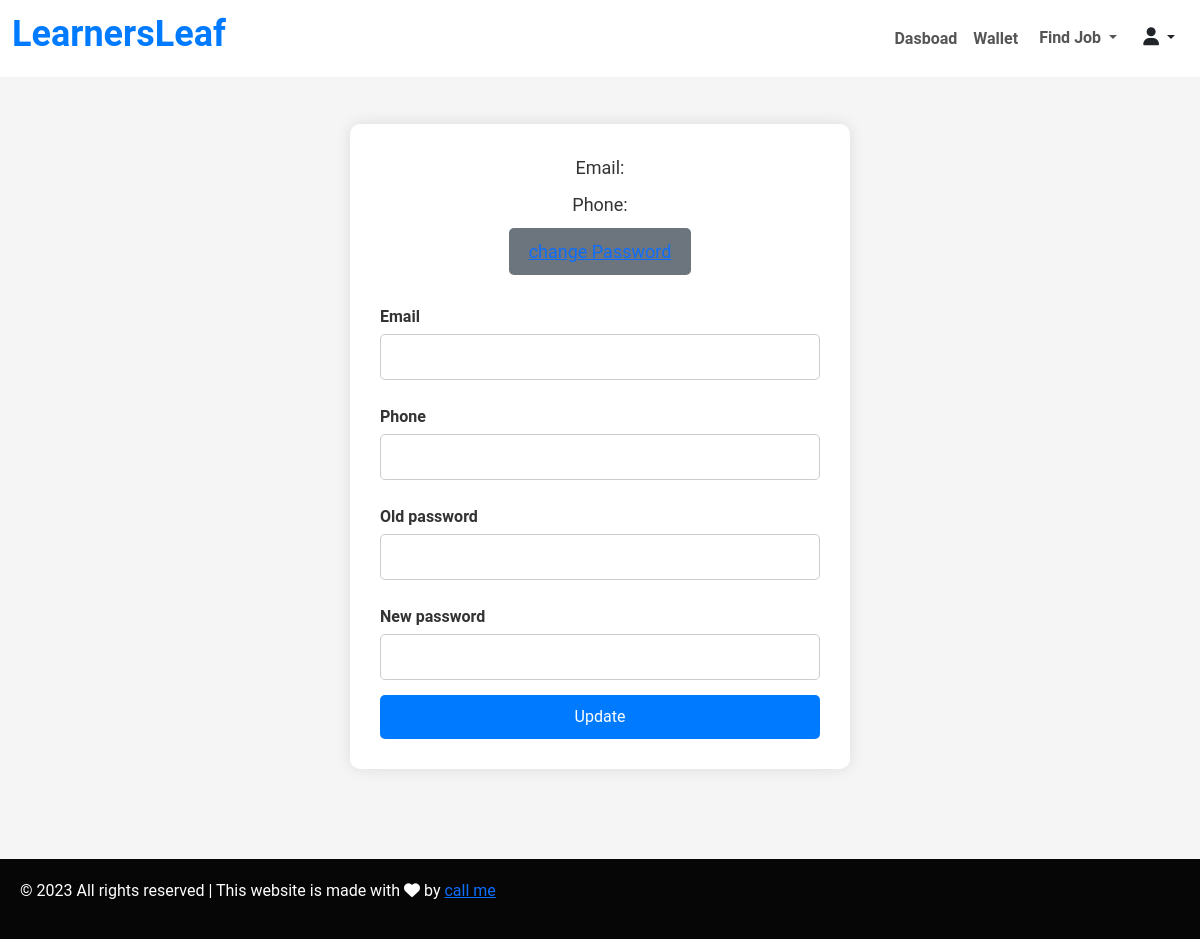
The app's page /t_contact/ipcsnandha@gmail.com, older data.
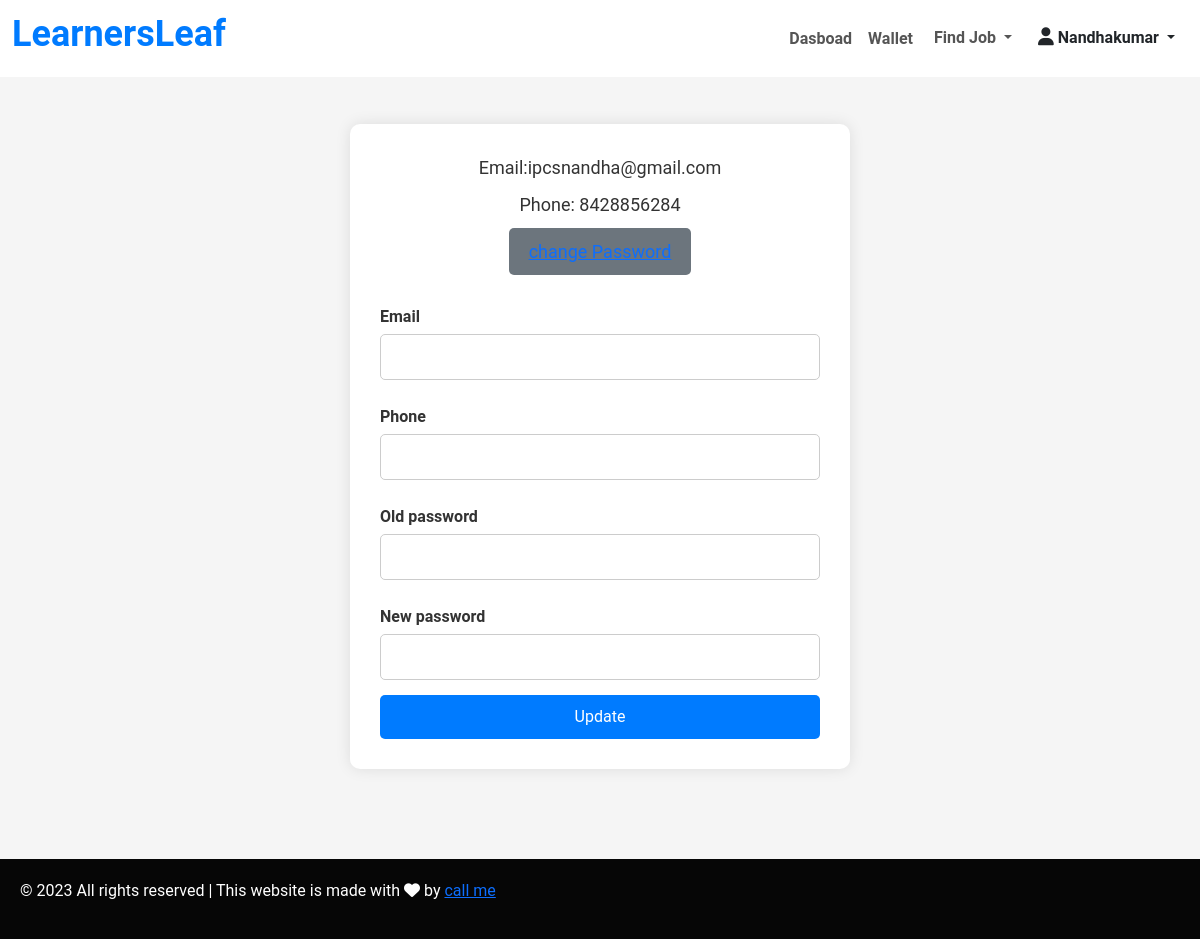
The same page, newer data.
### kovai_app/models.py (models this page shows, shortened)
class TutorRegistration(models.Model):
    GENDER_CHOICES = [
        ('male', 'Male'),
        ('female', 'Female'),
    ]
    TEACHING_TYPES = [
        ('individual_teaching', 'Individual Teaching'),
        ('teaching_company', 'Teaching Company'),
    ]
    DEGREE_TYPES = [
        ('Secondary', 'Secondary'),
        ('Higher_Secondary', 'Higher Secondary'),
        ('Diploma', 'Diploma'),
        ('Graduation', 'Graduation'),
        ('AdvancedDiploma', 'Advanced Diploma'),
        ('PostGraduation', 'Post Graduation'),
        ('Doctorate/PhD', 'Doctorate/PhD'),
        ('Certification', 'Certification'),
        ('Other', 'Other'),
    ]
    ASSOCIATION_CHOICES = [
        ('parttime', 'Part time'),
        ('fulltime', 'Full time'),
        ('Correspondence', 'Correspondence / Distance Learning'),
    ]
    FEE_CHOICES = [
        ('per_hour', 'per hour'),
        ('per_month', 'per month'),
        ('per_year', 'per year'),
    ]
    INTEREST_CHOICES = [
        ('online_teaching', 'Online teaching'),
        ('offline_teaching', 'Offline teaching'),
        ('full_time', 'Full Time'),
        ('part_time', 'Part Time'),
        ('both', 'Both'),
    ]
    user = models.OneToOneField(User, on_delete=models.CASCADE,null=True,blank=True)
    name = models.CharField(max_length=255)
    email = models.EmailField()
    password = models.CharField(max_length=255)
    confirm_password = models.CharField(max_length=255)
    types = models.CharField(max_length=50, choices=TEACHING_TYPES, null=True, blank=True)
    strength = models.CharField(max_length=255, null=True, blank=True)
    gender = models.CharField(max_length=10, choices=GENDER_CHOICES, null=True, blank=True)
    date_of_birth = models.DateField(null=True, blank=True)
    language = models.CharField(max_length=50, choices=TEACHING_TYPES, null=True, blank=True)
    language_two=models.CharField(max_length=50, choices=TEACHING_TYPES, null=True, blank=True)
    language_three=models.CharField(max_length=50, choices=TEACHING_TYPES, null=True, blank=True)
    language_four=models.CharField(max_length=50, choices=TEACHING_TYPES, null=True, blank=True)
    language_five=models.CharField(max_length=50, choices=TEACHING_TYPES, null=True, blank=True)
    location = models.CharField(max_length=255, null=True, blank=True)
    post_code = models.CharField(max_length=20, null=True, blank=True)
    subject = models.CharField(max_length=255, null=True, blank=True)
    from_level = models.CharField(max_length=255, null=True, blank=True)
    institution_name = models.CharField(max_length=255, null=True, blank=True)
    degree_type = models.CharField(max_length=50, choices=DEGREE_TYPES, null=True, blank=True)
    degree_name = models.CharField(max_length=255, null=True, blank=True)
    specialisation= models.CharField(max_length=255, null=True, blank=True)
    institution_name_two = models.CharField(max_length=255, null=True, blank=True)
    institution_name_three = models.CharField(max_length=255, null=True, blank=True)
    institution_name_four = models.CharField(max_length=255, null=True, blank=True)
    institution_name_five = models.CharField(max_length=255, null=True, blank=True)
    degree_type_two = models.CharField(max_length=50, choices=DEGREE_TYPES, null=True, blank=True)
    degree_name_two = models.CharField(max_length=255, null=True, blank=True)
    degree_type_three = models.CharField(max_length=50, choices=DEGREE_TYPES, null=True, blank=True)
    degree_name_three = models.CharField(max_length=255, null=True, blank=True)
    degree_type_four = models.CharField(max_length=50, choices=DEGREE_TYPES, null=True, blank=True)
    degree_name_four = models.CharField(max_length=255, null=True, blank=True)
    degree_type_five = models.CharField(max_length=50, choices=DEGREE_TYPES, null=True, blank=True)
    degree_name_five = models.CharField(max_length=255, null=True, blank=True)
    specialisation_two= models.CharField(max_length=255, null=True, blank=True)
    specialisation_three= models.CharField(max_length=255, null=True, blank=True)
    specialisation_four= models.CharField(max_length=255, null=True, blank=True)
    specialisation_five= models.CharField(max_length=255, null=True, blank=True)
    company_name = models.CharField(max_length=255, null=True, blank=True)
    job_roll = models.CharField(max_length=255, null=True, blank=True)
    company_name_two = models.CharField(max_length=255, null=True, blank=True)
    job_roll_two = models.CharField(max_length=255, null=True, blank=True)
    company_name_three = models.CharField(max_length=255, null=True, blank=True)
    job_roll_three = models.CharField(max_length=255, null=True, blank=True)
    company_name_four = models.CharField(max_length=255, null=True, blank=True)
    job_roll_four = models.CharField(max_length=255, null=True, blank=True)
    company_name_five = models.CharField(max_length=255, null=True, blank=True)
    job_roll_five = models.CharField(max_length=255, null=True, blank=True)
    year_of_experience=models.CharField(max_length=255, null=True, blank=True)
    year_of_experience_two=models.CharField(max_length=255, null=True, blank=True)
    year_of_experience_three=models.CharField(max_length=255, null=True, blank=True)
    year_of_experience_four=models.CharField(max_length=255, null=True, blank=True)
    year_of_experience_five=models.CharField(max_length=255, null=True, blank=True)
    i_charge = models.CharField(max_length=20, choices=FEE_CHOICES, null=True, blank=True)
    min_fee = models.DecimalField(max_digits=10, decimal_places=2, null=True, blank=True)
    max_fee = models.DecimalField(max_digits=10, decimal_places=2, null=True, blank=True)
    classes = models.CharField(max_length=20, choices=FEE_CHOICES, null=True, blank=True)
    other_subject = models.CharField(max_length=20, choices=FEE_CHOICES, null=True, blank=True)
    language_subject = models.CharField(max_length=20, choices=FEE_CHOICES, null=True, blank=True)
    curriculum= models.CharField(max_length=20, choices=FEE_CHOICES, null=True, blank=True)
    willing_to_travel = models.CharField(
        max_length=3,
        choices=[('yes', 'Yes'), ('no', 'No')],
        default='no',
        null=True,
        blank=True
    )
    available_for_online_teaching = models.CharField(
        max_length=3,
        choices=[('yes', 'Yes'), ('no', 'No')],
        default='no',
        null=True,
        blank=True
    )
    help_with_homework = models.CharField(
        max_length=3,
        choices=[('yes', 'Yes'), ('no', 'No')],
        default='no',
        null=True,
        blank=True
    )
    full_time_teacher = models.CharField(
        max_length=3,
        choices=[('yes', 'Yes'), ('no', 'No')],
        default='no',
        null=True,
        blank=True
    )
    interested_in = models.CharField(max_length=20, choices=INTEREST_CHOICES, null=True, blank=True)
    s_profile_description = models.TextField(null=True, blank=True)
    profile_description = models.TextField(null=True, blank=True)
    id_proof = models.ImageField(upload_to=upload_to, null=True, blank=True)
    profile_photo = models.ImageField(upload_to=upload_to,null=True)
    phone = models.CharField(max_length=15 ,null=True, blank=True)
    email_otp=models.BigIntegerField(null=True,blank=True)
    filename=models.CharField(max_length=500, choices=INTEREST_CHOICES, null=True, blank=True)
    coin=models.IntegerField(null=True, blank=True)
    review=models.IntegerField(null=True, blank=True)

### kovai_app/views.py (the view, shortened to what this page needs)
# urls.py: path('t_contact/<email>',views.t_contact, name='t_contact'),
def t_contact(request, email):
    a = TutorRegistration.objects.filter(email=email).first()
    return render(request, "t_contact.html", {"account": a})

### kovai_app/templates/t_contact.html (shortened to what this page needs)
{% load static %}
<!DOCTYPE html>
<html lang="en">
<head>
    <link href="https://cdn.jsdelivr.net/npm/bootstrap@5.3.3/dist/css/bootstrap.min.css" rel="stylesheet">
    <link rel="stylesheet" href="https://cdnjs.cloudflare.com/ajax/libs/font-awesome/6.6.0/css/all.min.css" />
</head>
<body>
    <nav class="navbar navbar-expand-lg navbar-light  fixed-top">
        <div class="container-fluid">
            <a class="navbar-brand " href="#">
                <h2>LearnersLeaf</h2>
            </a>
            <div class="collapse navbar-collapse" id="navbarNav">
                <ul class="navbar-nav ms-auto">
                    <li class="nav-item">
                        <a class="nav-link " href="/teacher_dashboard/{{account.email}}">Dasboad</a>
                   </li>
                   <li class="nav-item active">
                    <a class="nav-link  " href="/t_wallet/{{account.email}}">Wallet</a>
                </li>
                    <li class="nav-item dropdown">
                        <button class="btn dropdown-toggle" style="color: #555" data-bs-toggle="dropdown">
                            Find Job
                        </button>
                    </li>
                    <li class="nav-item ">
                        <div class="dropdown" style="color: #555">
                            <div class="btn dropdown-toggle" data-bs-toggle="dropdown">
                                <i class="fa-solid fa-user" style="font-size: 18px;"></i> {{account.name|title}}
                            </div>
                        </div>
                    </li>
                </ul>
            </div>
        </div>
    </nav>
  <h2 class="section-heading"> Contact</h2>
    <div class="main">
    <div class="profile-container">
         <ul>
            <li>Email:{{account.email}}</li>
            <li>Phone: {{account.phone}} </li>
            <li><button   class="post-btn" onclick="document.getElementById('c').innerHTML='check your mail' "><a  href="/change_p/{{account.email}}">change Password</a></button></li>
         </ul>
        <form action="/t_contact/{{account.email}}" method="POST" enctype="multipart/form-data">
            <label >Email</label>
            <input type="email" name="email"><br>
            <label >Phone</label>
            <input type="text" name="phone"><br>
            <label >Old password</label>
            <input type="password" name="old_password"><br>
            <label >New password</label>
            <input type="password" name="new_password"><br>
            <input type="submit" value="Update">
        </form>
    </div>
</div>
    <div class="footer">
        <p>&copy; 2023 All rights reserved | This website is made with <i
            class="fa-solid fa-heart"></i> by <a href="https://www.linkedin.com
            /in/krishnachandra-9a8a3a1a5/"> call me</a>
            </p>
    </div>
</body>
</html>

Row changes from the older to the newer data that the page shows:
added TutorRegistration: name "Nandhakumar", email "ipcsnandha@gmail.com", phone "8428856284"
